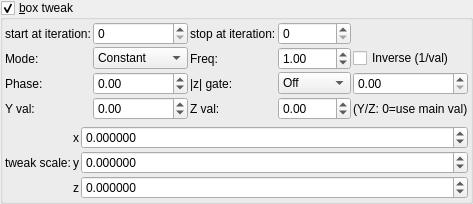
    <widget class="MyGroupBox" name="groupCheck_transf_function_enabledD_false">
     <property name="font">
      <font>
       <weight>50</weight>
       <bold>false</bold>
      </font>
     </property>
     <property name="title">
      <string>&amp;box tweak</string>
     </property>
     <property name="checkable">
      <bool>true</bool>
     </property>
     <layout class="QVBoxLayout" name="verticalLayout_5">
      <property name="leftMargin">
       <number>2</number>
      </property>
      <property name="topMargin">
       <number>2</number>
      </property>
      <property name="rightMargin">
       <number>2</number>
      </property>
      <property name="bottomMargin">
       <number>2</number>
      </property>
      <item>
       <layout class="QGridLayout" name="gridLayout_73">
        <property name="spacing">
         <number>2</number>
        </property>
        <item row="0" column="1">
         <widget class="MySpinBox" name="spinboxInt_transf_start_iterations_D">
          <property name="sizePolicy">
           <sizepolicy hsizetype="Minimum" vsizetype="Maximum">
            <horstretch>0</horstretch>
            <verstretch>0</verstretch>
           </sizepolicy>
          </property>
          <property name="maximum">
           <number>999</number>
          </property>
         </widget>
        </item>
        <item row="0" column="0">
         <widget class="QLabel" name="label_272">
          <property name="text">
           <string>start at iteration:</string>
          </property>
         </widget>
        </item>
        <item row="0" column="2">
         <widget class="QLabel" name="label_271">
          <property name="text">
           <string>stop at iteration:</string>
          </property>
         </widget>
        </item>
        <item row="0" column="3">
         <widget class="MySpinBox" name="spinboxInt_transf_stop_iterations_D1">
          <property name="sizePolicy">
           <sizepolicy hsizetype="Minimum" vsizetype="Maximum">
            <horstretch>0</horstretch>
            <verstretch>0</verstretch>
           </sizepolicy>
          </property>
          <property name="maximum">
           <number>999</number>
          </property>
         </widget>
        </item>
      <item row="1" column="0">
       <widget class="QLabel"><property name="text"><string>Mode:</string></property></widget>
      </item>
      <item row="1" column="1">
       <widget class="MyComboBox" name="comboBox_transf_multiplier_value_mode_3">
        <item><property name="text"><string notr="true">Constant</string></property></item>
        <item><property name="text"><string notr="true">Sine</string></property></item>
        <item><property name="text"><string notr="true">Ramp</string></property></item>
        <item><property name="text"><string notr="true">Exponential</string></property></item>
        <item><property name="text"><string notr="true">Triangle</string></property></item>
        <item><property name="text"><string notr="true">Square</string></property></item>
        <item><property name="text"><string notr="true">Smoothstep</string></property></item>
        <item><property name="text"><string notr="true">Noise</string></property></item>
        <item><property name="text"><string notr="true">Ping-pong</string></property></item>
        <item><property name="text"><string notr="true">Stepped</string></property></item>
       </widget>
      </item>
      <item row="1" column="2">
       <widget class="QLabel"><property name="text"><string>Freq:</string></property></widget>
      </item>
      <item row="1" column="3">
       <widget class="MyDoubleSpinBox" name="spinbox_transf_multiplier_frequency_3">
        <property name="minimum"><double>0.01</double></property><property name="maximum"><double>100.0</double></property>
        <property name="singleStep"><double>0.1</double></property><property name="value"><double>1.0</double></property>
       </widget>
      </item>
      <item row="1" column="4" colspan="2">
       <widget class="MyCheckBox" name="checkBox_transf_multiplier_inverse_3">
        <property name="text"><string>Inverse (1/val)</string></property>
       </widget>
      </item>
      <item row="2" column="0">
       <widget class="QLabel"><property name="text"><string>Phase:</string></property></widget>
      </item>
      <item row="2" column="1">
       <widget class="MyDoubleSpinBox" name="spinbox_transf_multiplier_phase_3">
        <property name="minimum"><double>-10.0</double></property><property name="maximum"><double>10.0</double></property>
        <property name="singleStep"><double>0.1</double></property><property name="value"><double>0.0</double></property>
       </widget>
      </item>
      <item row="2" column="2">
       <widget class="QLabel"><property name="text"><string>|z| gate:</string></property></widget>
      </item>
      <item row="2" column="3">
       <widget class="MyComboBox" name="comboBox_transf_multiplier_threshold_mode_3">
        <item><property name="text"><string notr="true">Off</string></property></item>
        <item><property name="text"><string notr="true">&gt; thresh</string></property></item>
        <item><property name="text"><string notr="true">&lt; thresh</string></property></item>
       </widget>
      </item>
      <item row="2" column="4" colspan="2">
       <widget class="MyDoubleSpinBox" name="spinbox_transf_multiplier_threshold_3">
        <property name="minimum"><double>0.0</double></property><property name="maximum"><double>1000.0</double></property>
        <property name="singleStep"><double>0.1</double></property><property name="value"><double>0.0</double></property>
       </widget>
      </item>
      <item row="3" column="0">
       <widget class="QLabel"><property name="text"><string>Y val:</string></property></widget>
      </item>
      <item row="3" column="1">
       <widget class="MyDoubleSpinBox" name="spinbox_transf_multiplier_scale_y_3">
        <property name="minimum"><double>-100.0</double></property><property name="maximum"><double>100.0</double></property>
        <property name="singleStep"><double>0.01</double></property><property name="value"><double>0.0</double></property>
       </widget>
      </item>
      <item row="3" column="2">
       <widget class="QLabel"><property name="text"><string>Z val:</string></property></widget>
      </item>
      <item row="3" column="3">
       <widget class="MyDoubleSpinBox" name="spinbox_transf_multiplier_scale_z_3">
        <property name="minimum"><double>-100.0</double></property><property name="maximum"><double>100.0</double></property>
        <property name="singleStep"><double>0.01</double></property><property name="value"><double>0.0</double></property>
       </widget>
      </item>
      <item row="3" column="4" colspan="2">
       <widget class="QLabel"><property name="text"><string notr="true">(Y/Z: 0=use main val)</string></property></widget>
      </item>
       </layout>
      </item>
      <item>
       <layout class="QGridLayout" name="gridLayout_5" columnstretch="0,0,1">
        <property name="spacing">
         <number>2</number>
        </property>
        <item row="2" column="1">
         <widget class="QLabel" name="label_30">
          <property name="text">
           <string notr="true">z</string>
          </property>
         </widget>
        </item>
        <item row="0" column="1">
         <widget class="QLabel" name="label_38">
          <property name="text">
           <string notr="true">x</string>
          </property>
         </widget>
        </item>
        <item row="1" column="1">
         <widget class="QLabel" name="label_39">
          <property name="text">
           <string notr="true">y</string>
          </property>
         </widget>
        </item>
        <item row="0" column="2">
         <widget class="MyDoubleSpinBox" name="spinbox3_transf_scale3D_000_x">
          <property name="enabled">
           <bool>true</bool>
          </property>
          <property name="sizePolicy">
           <sizepolicy hsizetype="Minimum" vsizetype="Maximum">
            <horstretch>0</horstretch>
            <verstretch>0</verstretch>
           </sizepolicy>
          </property>
          <property name="decimals">
           <number>6</number>
          </property>
          <property name="minimum">
           <double>-99.989999999999995</double>
          </property>
          <property name="maximum">
           <double>99.989999999999995</double>
          </property>
          <property name="singleStep">
           <double>0.100000000000000</double>
          </property>
         </widget>
        </item>
        <item row="1" column="2">
         <widget class="MyDoubleSpinBox" name="spinbox3_transf_scale3D_000_y">
          <property name="enabled">
           <bool>true</bool>
          </property>
          <property name="sizePolicy">
           <sizepolicy hsizetype="Minimum" vsizetype="Maximum">
            <horstretch>0</horstretch>
            <verstretch>0</verstretch>
           </sizepolicy>
          </property>
          <property name="decimals">
           <number>6</number>
          </property>
          <property name="minimum">
           <double>-99.989999999999995</double>
          </property>
          <property name="maximum">
           <double>99.989999999999995</double>
          </property>
          <property name="singleStep">
           <double>0.100000000000000</double>
          </property>
         </widget>
        </item>
        <item row="2" column="2">
         <widget class="MyDoubleSpinBox" name="spinbox3_transf_scale3D_000_z">
          <property name="enabled">
           <bool>true</bool>
          </property>
          <property name="sizePolicy">
           <sizepolicy hsizetype="Minimum" vsizetype="Maximum">
            <horstretch>0</horstretch>
            <verstretch>0</verstretch>
           </sizepolicy>
          </property>
          <property name="decimals">
           <number>6</number>
          </property>
          <property name="minimum">
           <double>-99.989999999999995</double>
          </property>
          <property name="maximum">
           <double>99.989999999999995</double>
          </property>
          <property name="singleStep">
           <double>0.100000000000000</double>
          </property>
         </widget>
        </item>
        <item row="0" column="0" rowspan="3">
         <widget class="QLabel" name="label_40">
          <property name="text">
           <string>tweak scale:</string>
          </property>
         </widget>
        </item>
       </layout>
      </item>
     </layout>
    </widget>
